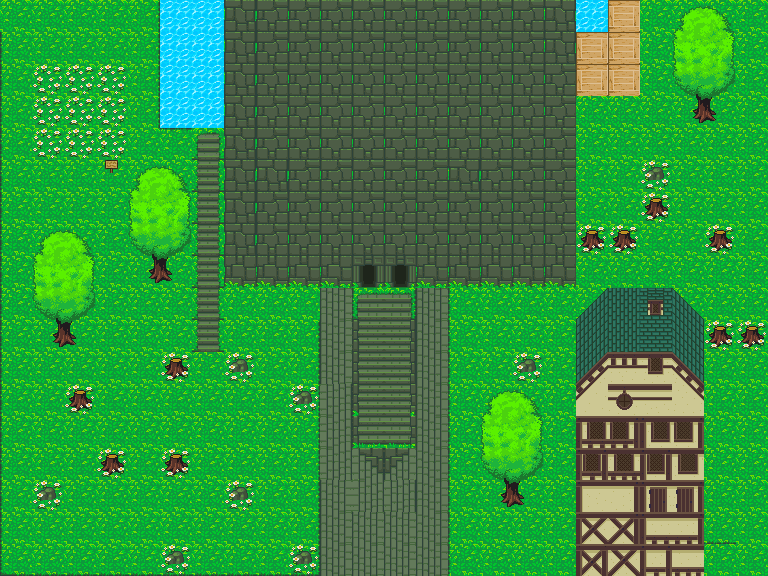

The image is a tile-based game level rendered from a .tmx file. Its description and complete source (layers, tilesets, objects, tile grids) follow:
An orthogonal 24x18 tile map with 32x32 px tiles, 2 tile layers (ground, stuff), 1 hidden layer not drawn and 2 objects (transition, container).

<map version="1.10" tiledversion="1.11.2" orientation="orthogonal" renderorder="right-down" width="24" height="18" tilewidth="32" tileheight="32" infinite="0" nextlayerid="7" nextobjectid="5">
 <editorsettings>
  <export target="temple_enterance.json" format="json" />
 </editorsettings>
 <tileset firstgid="1" source="32x32_map_tile v3.1.tsx" />
 <layer id="1" name="ground" width="24" height="18">
  <data encoding="csv">
48,48,48,48,49,487,487,27,73,73,73,73,73,73,73,73,73,27,487,31,48,48,48,48,
47,48,48,48,49,487,487,27,73,73,73,73,73,73,73,73,73,27,31,31,48,48,48,48,
47,48,48,48,49,487,487,27,73,73,73,73,73,73,73,73,73,73,31,31,48,48,48,48,
47,48,48,48,49,487,487,27,73,73,73,73,73,73,73,73,73,73,48,48,48,48,48,48,
47,48,48,48,48,25,106,27,73,73,73,73,73,73,73,73,73,73,48,48,48,48,48,48,
47,48,48,48,48,48,83,27,27,73,73,73,73,73,27,73,73,73,48,48,48,48,48,48,
47,48,48,48,48,48,83,27,73,73,73,73,73,73,73,73,73,73,48,48,48,48,48,48,
47,48,48,48,48,48,83,27,73,73,73,73,73,73,73,73,73,73,48,48,48,48,48,48,
47,48,48,48,48,48,83,96,96,96,96,99,99,96,96,96,96,96,48,48,48,48,48,48,
47,48,48,48,48,48,83,48,48,48,312,127,128,312,47,48,48,48,48,48,48,48,48,48,
47,48,48,48,48,48,83,48,48,49,312,150,174,312,47,48,48,48,48,48,48,48,48,48,
47,48,48,48,48,48,48,48,48,49,312,173,174,312,47,48,48,48,48,48,48,48,48,48,
47,48,48,48,48,48,48,48,48,49,311,196,197,312,47,48,48,48,48,48,48,48,48,48,
47,48,48,48,48,48,48,48,48,49,311,242,243,312,47,48,48,48,48,48,48,48,48,48,
47,48,48,48,48,48,48,48,48,49,311,288,289,312,47,48,48,48,48,48,48,48,48,48,
47,48,48,48,48,48,48,48,48,49,312,311,311,312,47,48,48,48,48,48,48,48,48,48,
47,48,48,48,48,48,48,48,48,49,312,312,312,312,47,48,48,48,48,48,48,48,71,48,
70,71,71,71,71,71,71,71,71,72,312,312,312,312,47,48,48,48,48,71,71,48,48,48
</data>
 </layer>
 <layer id="5" name="stuff" width="24" height="18">
  <data encoding="csv">
0,0,0,0,0,0,0,0,0,0,0,0,0,0,0,0,0,0,0,0,0,279,280,0,
0,0,0,0,0,0,0,0,0,0,0,0,0,0,0,0,0,0,0,0,0,302,303,0,
0,233,233,233,0,0,0,0,0,0,0,0,0,0,0,0,0,0,0,0,0,277,278,0,
0,233,233,233,0,0,0,0,0,0,0,0,0,0,0,0,0,0,0,0,0,300,301,0,
0,233,233,233,0,0,0,0,0,0,0,0,0,0,0,0,0,0,0,0,0,0,0,0,
0,0,0,101,279,280,0,0,0,0,0,0,0,0,0,0,0,0,0,0,141,0,0,0,
0,0,0,0,302,303,0,0,0,0,0,0,0,0,0,0,0,0,0,0,139,0,0,0,
0,279,280,0,277,278,0,0,0,0,0,0,0,0,0,0,0,0,139,139,0,0,139,0,
0,302,303,0,300,301,0,0,0,0,0,0,0,0,0,0,0,0,0,0,0,0,0,0,
0,277,278,0,0,0,0,0,0,0,0,0,0,0,0,0,0,0,62,86,64,65,0,0,
0,300,301,0,0,0,0,0,0,0,0,0,0,0,0,0,0,0,85,86,87,88,139,139,
0,0,0,0,0,139,0,141,0,0,0,0,0,0,0,0,141,0,108,109,110,111,0,0,
0,0,139,0,0,0,0,0,0,141,0,0,0,0,0,279,280,0,131,132,133,134,0,0,
0,0,0,0,0,0,0,0,0,0,0,0,0,0,0,302,303,0,154,155,156,157,0,0,
0,0,0,139,0,139,0,0,0,0,0,0,0,0,0,277,278,0,177,178,179,180,0,0,
0,141,0,0,0,0,0,141,0,0,0,0,0,0,0,300,301,0,200,201,202,203,0,0,
0,0,0,0,0,0,0,0,0,0,0,0,0,0,0,0,0,0,246,247,248,249,0,0,
0,0,0,0,0,141,0,0,0,141,0,0,0,0,0,0,0,0,269,270,271,272,0,0
</data>
 </layer>
 <layer id="6" name="collision" width="24" height="18" visible="0" opacity="0.5">
  <data encoding="csv">
0,0,0,0,0,0,0,2,2,2,2,2,2,2,2,2,2,2,0,0,0,0,0,0,
0,0,0,0,0,0,0,2,2,2,2,2,2,2,2,2,2,2,0,0,0,0,0,0,
0,0,0,0,0,0,0,2,2,2,2,2,2,2,2,2,2,2,0,0,0,0,0,0,
0,0,0,0,0,0,0,2,2,2,2,2,2,2,2,2,2,2,0,0,0,2,2,0,
0,0,0,0,0,0,0,2,2,2,2,2,2,2,2,2,2,2,0,0,0,0,0,0,
0,0,0,0,0,0,0,2,2,2,2,2,2,2,2,2,2,2,0,0,2,0,0,0,
0,0,0,0,0,0,0,2,2,2,2,2,2,2,2,2,2,2,0,0,2,0,0,0,
0,0,0,0,0,0,0,2,2,2,2,2,2,2,2,2,2,2,2,2,0,0,2,0,
0,0,0,0,2,2,0,2,2,2,2,2,2,2,2,2,2,2,0,0,0,0,0,0,
0,0,0,0,0,0,0,0,0,0,0,0,0,0,0,0,0,0,2,2,2,2,0,0,
0,2,2,0,0,0,0,0,0,0,0,0,0,0,0,0,0,0,2,2,2,2,2,2,
0,0,0,0,0,2,0,2,0,0,0,0,0,0,0,0,2,0,2,2,2,2,0,0,
0,0,2,0,0,0,0,0,0,2,0,0,0,0,0,0,0,0,2,2,2,2,0,0,
0,0,0,0,0,0,0,0,0,0,0,0,0,0,0,0,0,0,2,2,2,2,0,0,
0,0,0,2,0,2,0,0,0,0,0,0,0,0,0,0,0,0,2,2,2,2,0,0,
0,2,0,0,0,0,0,2,0,0,0,0,0,0,0,2,2,0,2,2,2,2,0,0,
0,0,0,0,0,0,0,0,0,0,0,0,0,0,0,0,0,0,2,2,2,2,0,0,
0,0,0,0,0,2,0,0,0,2,0,0,0,0,0,0,0,0,2,2,2,2,0,0
</data>
 </layer>
 <objectgroup id="3" name="objects">
  <object id="2" name="temple_doorway" type="transition" x="352.72" y="255.81" width="63.27" height="33.18">
   <properties>
    <property name="objectId" value="main_temple_enterance" />
   </properties>
  </object>
  <object id="4" name="secret stump" type="container" gid="163" x="481.501" y="335.405" width="32" height="32" />
 </objectgroup>
</map>
